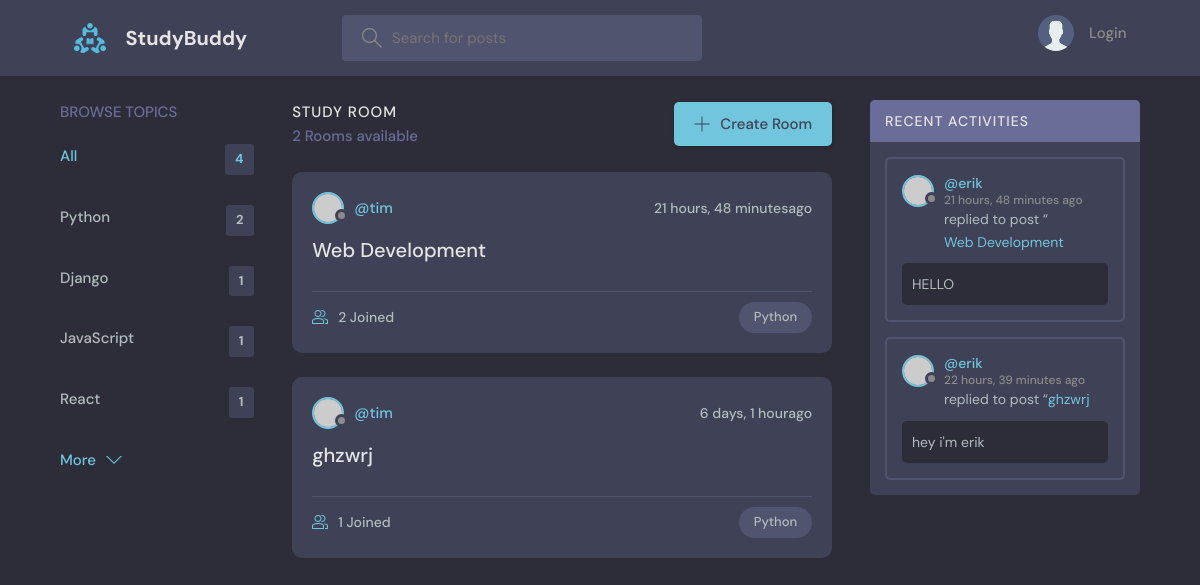
Page /?q=Python on the committed database.
### base/models.py (models this page shows, shortened)
class Topic(models.Model):
    name = models.CharField(max_length=200)

class Room(models.Model):
    host = models.ForeignKey(User,on_delete = models.SET_NULL,null = True)
    topic = models.ForeignKey(Topic,on_delete = models.SET_NULL,null = True)
    name = models.CharField(max_length=200)
    description = models.TextField(null=True,blank=True)
    participants = models.ManyToManyField(User,related_name='participants',blank=True)
    updated = models.DateTimeField(auto_now=True)
    created = models.DateTimeField(auto_now_add=True)
    class Meta:
        ordering = ['-updated','-created']
    def __str__(self):
        return self.name

class Message(models.Model):
    user = models.ForeignKey(User,on_delete=models.CASCADE)
    room = models.ForeignKey(Room,on_delete = models.CASCADE)
    body = models.TextField()
    updated = models.DateTimeField(auto_now=True)
    created = models.DateTimeField(auto_now_add=True)
    class Meta:
        ordering = ['-updated','-created']

### base/views.py (the view)
# urls.py: path('', views.index ,name="index"),
def index(request):
    q=request.GET.get('q') if request.GET.get('q') != None else ''
    rooms = Room.objects.filter(
        Q(topic__name__icontains=q) |
        Q(name__icontains=q) |
        Q(description__icontains=q)
    )
    topics = Topic.objects.all()
    room_count =rooms.count()
    room_messages = Message.objects.filter(Q(room__topic__name__icontains=q))
    context = {'rooms' : rooms, 'topics':topics, 'room_count':room_count,'room_messages':room_messages}
    return render(request, 'base/index.html' , context )

### base/templates/base/index.html (shortened to what this page needs)
{% extends 'main.html' %}
{% block content %}
<main class="layout layout--3">
  <div class="container">
    {% include 'base/topics_components.html' %}
    <div class="roomList">
      <div class="roomList__header">
        <div>
          <h2>Study Room</h2>
          <p>{{rooms.count}} Rooms available</p>
        </div>
        <a class="btn btn--main" href="{% url 'create-room' %}">
          <svg
            version="1.1"
            xmlns="http://www.w3.org/2000/svg"
            width="32"
            height="32"
            viewBox="0 0 32 32"
          >
            <title>add</title>
            <path
              d="M16.943 0.943h-1.885v14.115h-14.115v1.885h14.115v14.115h1.885v-14.115h14.115v-1.885h-14.115v-14.115z"
            ></path>
          </svg>
          Create Room
        </a>
      </div>
      {% include 'base/feed_component.html' %}
    </div>
    {% include 'base/activity_component.html' %}
  </div>
</main>
{% endblock %}

### base/templates/base/topics_components.html (shortened to what this page needs)
<div class="topics">
    <div class="topics__header">
      <h2>Browse Topics</h2>
    </div>
    <ul class="topics__list">
      <li>
        <a href="{% url 'index' %}" class="active">All <span>{{topics.count}}</span></a>
      </li>
      {%for topic in topics%}
      <li>
        <a href="{% url 'index' %}?q={{topic.name}}">{{topic.name}} <span>{{topic.room_set.all.count}}</span></a>
      </li>
      {% endfor %}
    </ul>
    <a class="btn btn--link" href="topics.html">
      More
      <svg
        version="1.1"
        xmlns="http://www.w3.org/2000/svg"
        width="32"
        height="32"
        viewBox="0 0 32 32"
      >
        <title>chevron-down</title>
        <path d="M16 21l-13-13h-3l16 16 16-16h-3l-13 13z"></path>
      </svg>
    </a>
  </div>

### base/templates/base/feed_component.html (shortened to what this page needs)
{% for room in rooms %}
<div class="roomListRoom">
  <div class="roomListRoom__header">
    <a href="{% url 'user-profile' room.host.id %}" class="roomListRoom__author">
      <div class="avatar avatar--small">
        <img src="https://randomuser.me/api/portraits/women/11.jpg" />
      </div>
      <span>@{{room.host.username}}</span>
    </a>
    <div class="roomListRoom__actions">
      <span>{{room.created|timesince}}ago</span>
    </div>
  </div>
  <div class="roomListRoom__content">
    <a href="{% url 'room' room.id %}">{{room.name}}</a>
  </div>
  <div class="roomListRoom__meta">
    <a href="{% url 'room' room.id %}" class="roomListRoom__joined">
      {{room.participants.all.count}} Joined
    </a>
    <p class="roomListRoom__topic">{{room.topic.name}}</p>
  </div>
</div>
{% endfor%}

### base/templates/base/activity_component.html (shortened to what this page needs)
<div class="activities">
    <div class="activities__header">
      <h2>Recent Activities</h2>
    </div>
    {% for message in room_messages %}
    <div class="activities__box">
      <div class="activities__boxHeader roomListRoom__header">
        <a href="{% url 'user-profile' message.user.id %}" class="roomListRoom__author">
          <div class="avatar avatar--small">
            <img src="https://randomuser.me/api/portraits/women/11.jpg" />
          </div>
          <p>
            @{{message.user}}
            <span>{{message.created|timesince}} ago</span>
          </p>
        </a>
      </div>
      <div class="activities__boxContent">
        <p>
          replied to post “<a href="{% url 'room' message.room.id %}">{{message.room}}</a
          >
        </p>
        <div class="activities__boxRoomContent">
         {{message.body}}
        </div>
      </div>
    </div>
    {% endfor %}
  </div>

### rows in the picture
Topic: name "Python", room_set.all.count "2"
Topic: name "Django", room_set.all.count "1"
Topic: name "JavaScript", room_set.all.count "1"
Topic: name "React", room_set.all.count "1"
Room: host.username "tim", created "21 hours, 48 minutes", name "Web Development", participants.all.count "2", topic.name "Python"
Room: host.username "tim", created "6 days, 1 hour", name "ghzwrj", participants.all.count "1", topic.name "Python"
Message: user "erik", created "21 hours, 48 minutes", room "Web Development", body "HELLO"
Message: user "erik", created "22 hours, 39 minutes", room "ghzwrj", body "hey i'm erik"

### other values in the picture
{{ topics.count }} "4"
{{ rooms.count }} "2"
